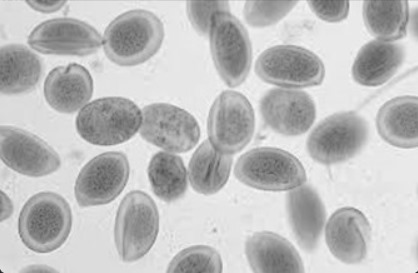
#> input picture Nomor3.jpg, 418 x 273 px, found by its file name
$ python 8_suplemen6_rotasi.py
#> lines starting #> are read from the running program, lines starting #| are printed output that depends on the picture
import cv2
import numpy as np
from matplotlib import pyplot as plt

imggambar = cv2.imread("./Nomor3.jpg", -1)
#> imggambar is the input picture: shape (273, 418, 3); mean B, G, R 190.1, 190.1, 190.1

rows, cols = imggambar.shape[:2]
#> rows = 273; cols = 418
M = cv2.getRotationMatrix2D((cols/2, rows/2), 90, 1)
imgrotasi = cv2.warpAffine(imggambar, M, (cols, rows))
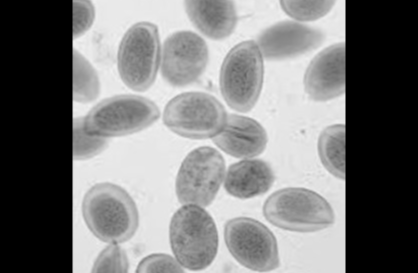
#> imgrotasi: shape (273, 418, 3); min 0, max 245, mean 123.4
tampil_hor = np.concatenate((imggambar, imgrotasi), axis=1)
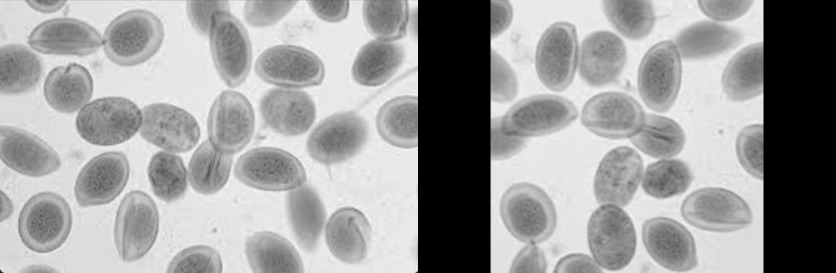
#> tampil_hor: shape (273, 836, 3); mean B, G, R 156.8, 156.8, 156.8
cv2.imshow('concatenated_Verti', tampil_hor)

cv2.waitKey(0)
cv2.destroyAllWindows

$ run again, with Nomor1.jpg copied over Nomor3.jpg
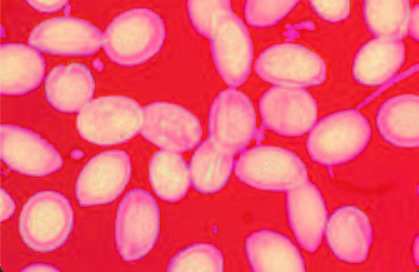
#> input picture Nomor1.jpg, 419 x 272 px, found by its file name
#> imggambar is the input picture: shape (272, 419, 3); mean B, G, R 110.3, 86.8, 240
#> `imgrotasi = cv2.warpAffine(imggambar, M, (cols, rows))`:
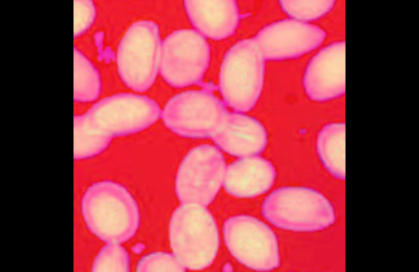
#> imgrotasi: shape (272, 419, 3); mean B, G, R 73.5, 58.6, 156.5
#> `tampil_hor = np.concatenate((imggambar, imgrotasi), axis=1)`:
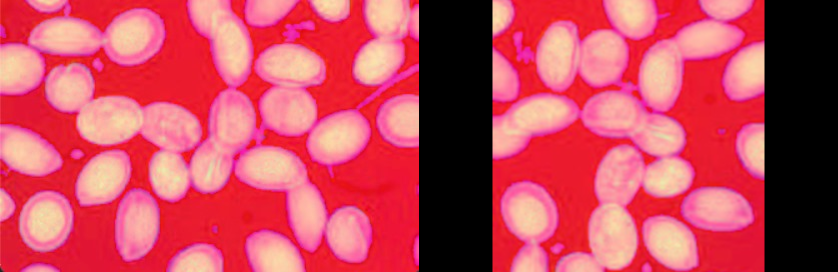
#> tampil_hor: shape (272, 838, 3); mean B, G, R 91.9, 72.7, 198.2
